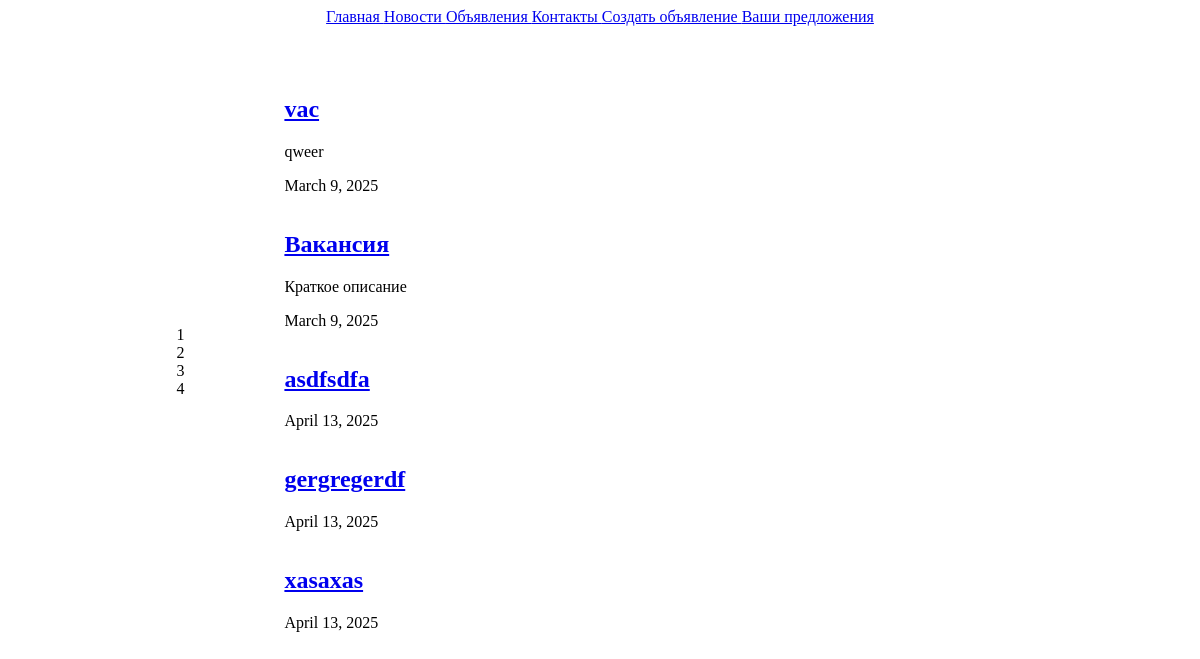
The app's page /posts/advertisements with its own data.
### posts/models.py (models this page shows, shortened)
class Post(models.Model):
    title = models.CharField(max_length=128)
    content = models.TextField(null=True, blank=True)
    date = models.DateField(auto_now=True)

class Advertisement(Post):
    description = models.TextField(null=True, blank=True)

class Post(models.Model):
    title = models.CharField(max_length=128)
    content = models.TextField(null=True, blank=True)
    date = models.DateField(auto_now=True)

### posts/views.py (the view)
# urls.py: path('advertisements', views.advertisements, name = "advertisements"),
def advertisements(request):
    advertisement = Advertisement.objects.all()
    context = {
        "advertisements": advertisement
    }
    return render(request, "posts/advertisements.html", context)

### posts/templates/posts/advertisements.html
{% extends "posts/base.html" %}
{% block content %}
<div class="container column" id="content">
    {%for advertisement in advertisements%}
        <div class="past">
            <h2><a href="{% url 'posts:advertisement' advertisement.id %}">{{ advertisement.title }}</a></h2>
            <p>{{ advertisement.description }}</p>
            <p>{{ advertisement.date }}</p>
        </div>
    {%endfor%}
</div>
{% endblock %}

### posts/templates/posts/base.html (shortened to what this page needs)
{% load static %}
<!DOCTYPE html>
<html lang="en">
<head>
    <link href='{% static "CSS/style.css" %}' rel="stylesheet">
</head>
<body>
    <nav>
        <a href="{% url 'index'%}">
            Главная
        </a>
        <a href="{% url 'posts:news'%}">
            Новости
        </a>
        <a href="{% url 'posts:advertisements'%}">
            Объявления
        </a>
        <a href="{%url 'contacts'%}">
            Контакты
        </a>
        <a href="{%url 'posts:create_advertisements'%}">
            Создать объявление
        </a>
        <a href="{%url 'posts:create_offer'%}">
            Ваши предложения
        </a>
    </nav>
    <div class="container row">
        <div class="container row" id="main">
            <div class="container column" id="dop_nav">
                <div>1</div>
                <div>2</div>
                <div>3</div>
                <div>4</div>
            </div>
            {% block content %}
            {% endblock %}
        </div>
    </div>
</body>
</html>

### static/CSS/style.css (style rules this page uses)
nav { text-align: center; }
.container { display: flex; justify-content: center; }
.row { flex-direction: row; }
.column { flex-direction: column; margin: 50px; }
#main { width: 80%; justify-content: space-around; }
#content { width: 80%; }

### records on screen
Advertisement: title "vac", description "qweer", date "March 9, 2025"
Advertisement: title "Вакансия", description "Краткое описание", date "March 9, 2025"
Advertisement: title "asdfsdfa", date "April 13, 2025"
Advertisement: title "gergregerdf", date "April 13, 2025"
Advertisement: title "xasaxas", date "April 13, 2025"
